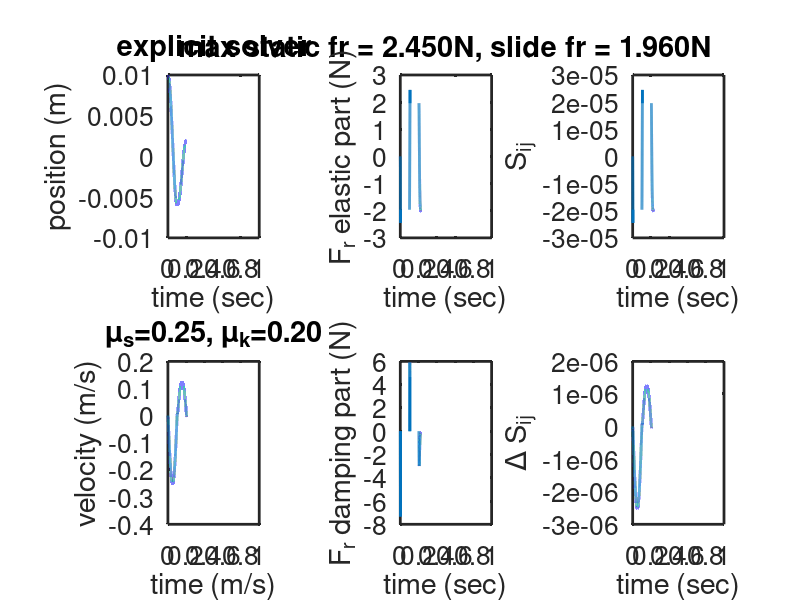

MATLAB code for this plot:
% brick on flat surface with a spring k = 1000 N/m
% initial position is given
% sliding friction only, no rolling or spinning

clc
clear all
close all



m = 1;
k =1e3;
g = 9.8;
mu_s = 0.25;
mu_k = 0.2;

%solver = 'implicit';
fr_model_damping = true;
solver = 'explicit';
Tend = 1;
dt = 1e-5;
t = 0:dt:Tend;

x = zeros(length(t),1);
v = zeros(length(t),1);
acc = zeros(length(t),1);
Ef_array = zeros(length(t),1);
Df_array = zeros(length(t),1);
Sij_array = zeros(length(t),1);
Sij_array(1) = 0;
delta_Sij = zeros(length(t),1);
delta_Sij(1) = 0;

%x(1) = 2*mu_k*m*g/k;
x(1) = 1e-2;
x_init = x(1);
v(1) = 0;
acc(1) = 0;
Ef_array(1) = 0;
Df_array(1) = 0;

Ke = 1e5;
%Ke = 0;
%Kd = 2*sqrt(m*Ke);
%Kd = 0;

slide_mode = 's';
%define relative displacement history
Sij = 0;
slide_slack_s = mu_s*m*g/Ke;
slide_slack_k = mu_k*m*g/Ke;
friction = 0;
pj = 0;
delta_Sij = 0;
Kd=0;
for i = 1:length(t)-1
    

    
    if solver == 'implicit'
         if fr_model_damping == true
             Kd = 2*sqrt(m*Ke);
         else
             Kd = 0;
         end
         
         if slide_mode == 's'
         acc(i+1) = (-k*x(i) - dt*k*v(i) - Ke*Sij - Ke*dt*v(i) - Kd*v(i))/(m + k*dt^2 + Ke*dt^2 + Kd*dt);
         else
             
         acc(i+1) = (-k*x(i) - k*dt*v(i) - Ke*Sij)/(m + k*dt^2);
         end
         
    else
        
         acc(i+1) = (-k*x(i)-friction)/m;
    end
    
    v(i+1) = v(i) + dt*acc(i+1);
    x(i+1) = x(i) + dt*v(i+1);
    
    pi = x(i+1) - x(i);
    delta_Sij = pi-pj;
    Sij = Sij + delta_Sij;
    
    slide_slack = abs(Sij);
    

    Sij_old = Sij;
    if slide_mode == 's'
        
        if fr_model_damping == true
            Kd = 2*sqrt(m*Ke);
        end
        alpha_s = slide_slack/slide_slack_s;
        if alpha_s > 1
            Sij = Sij/alpha_s;
            slide_mode = 'k';
            Kd = 0;
        end
    else
        alpha_k = slide_slack/slide_slack_k;
        if alpha_k > 1
            %Sij = Sij/alpha_k;
            
            Sij = sign(Sij)*slide_slack_k;
            Kd = 0;
        else
            slide_mode = 's';
            if fr_model_damping == true
                Kd = 2*sqrt(m*Ke);
            end
        end
    end
    
    Ef = Ke * Sij;
    
%     if abs(acc(i+1))*abs(v(i+1)) < 1e-4
%         Kd = 2*sqrt(m*Ke);
%         
%     end
        
    
    Df = Kd * delta_Sij/dt;
    
    friction = Ef + Df;
    
    
    Ef_array(i+1) = Ef;
    Df_array(i+1) = Df;
    Sij_array(i+1) = Sij;
    dSij_array(i+1) = delta_Sij;
    
    fprintf('time=%.5f, slide_mode=%s, sij_old=%g, sij=%g, dsij=%g\n', t(i), slide_mode, Sij_old, Sij, delta_Sij)
    
    
    
end

FontSize = 22;
LineWidth = 2;

figure('units','normalized','outerposition',[0 0 1 1]);
subplot(2,2,1)
subplot(2,3,1)
plot(t, x, 'LineWidth', LineWidth);
xlabel('time (sec)', 'FontSize', FontSize);
ylabel('position (m)', 'FontSize', FontSize);
set(gca, 'linewidth', LineWidth);
a = get(gca, 'XTick');
set(gca, 'FontSize', FontSize-3)
xlim([0,Tend])
title(sprintf('%s solver', solver));

subplot(2,3,4)
plot(t, v, 'LineWidth', LineWidth);
xlabel('time (m/s)', 'FontSize', FontSize);
ylabel('velocity (m/s)', 'FontSize', FontSize);
set(gca, 'linewidth', LineWidth);
a = get(gca, 'XTick');
set(gca, 'FontSize', FontSize-3)
title(sprintf('\\mu_s=%.2f, \\mu_k=%.2f', mu_s, mu_k));
xlim([0,Tend])



subplot(2,3,2)
plot(t, Ef_array, 'LineWidth', LineWidth)
xlabel('time (sec)', 'FontSize', FontSize);
ylabel('F_r elastic part (N)', 'FontSize', FontSize);
set(gca, 'linewidth', LineWidth);
a = get(gca, 'XTick');
set(gca, 'FontSize', FontSize-3)
title(sprintf('max static fr = %.3fN, slide fr = %.3fN', mu_s*m*g, mu_k*g));
xlim([0, Tend])

subplot(2,3,5)
plot(t, Df_array, 'LineWidth', LineWidth)
%title(sprintf('Ke=%.0gN/m, Kd=%.2fNs/m, dt = %gsec', Ke, Kd,dt));
xlabel('time (sec)', 'FontSize', FontSize);
ylabel('F_r damping part (N)', 'FontSize', FontSize);
set(gca, 'linewidth', LineWidth);
a = get(gca, 'XTick');
set(gca, 'FontSize', FontSize-3)
xlim([0,Tend])

subplot(2,3,3)
plot(t, Sij_array, 'LineWidth', LineWidth)
xlabel('time (sec)', 'FontSize', FontSize);
ylabel('S_{ij}', 'FontSize', FontSize);
set(gca, 'linewidth', LineWidth);
a = get(gca, 'XTick');
set(gca, 'FontSize', FontSize-3)
xlim([0, Tend])

subplot(2,3,6)
plot(t, dSij_array, 'LineWidth', LineWidth)
%title(sprintf('Ke=%.0gN/m, Kd=%.2fNs/m, dt = %gsec', Ke, Kd,dt));
xlabel('time (sec)', 'FontSize', FontSize);
ylabel('\Delta S_{ij}', 'FontSize', FontSize);
set(gca, 'linewidth', LineWidth);
a = get(gca, 'XTick');
set(gca, 'FontSize', FontSize-3)
xlim([0,Tend])
